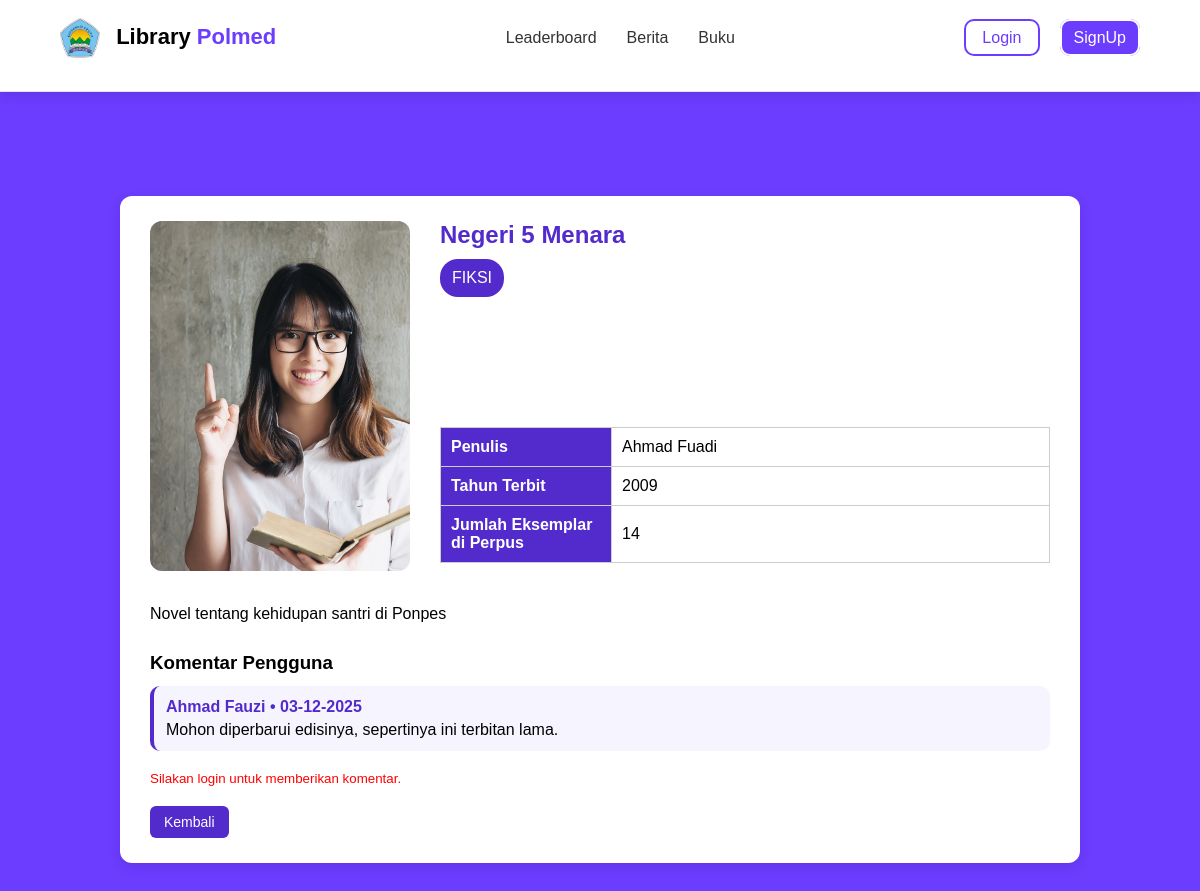
The page /buku.php?id_buku=9 on the database its author committed.
### tables this page shows
CREATE TABLE `buku` (
  `buku_id` int(11) NOT NULL,
  `judul` varchar(150) NOT NULL,
  `sampul` varchar(150) DEFAULT NULL,
  `pengarang` varchar(150) NOT NULL,
  `tahun_terbit` year(4) DEFAULT NULL,
  `kategori` set('FIKSI','NON FIKSI','PENDIDIKAN') DEFAULT NULL,
  `jumlah_eksemplar` int(3) NOT NULL,
  `deskripsi_buku` text NOT NULL
);

CREATE TABLE `komentar` (
  `komentar_id` int(11) NOT NULL,
  `nim` varchar(11) NOT NULL,
  `buku_id` int(11) NOT NULL,
  `isi_komentar` text NOT NULL,
  `tgl_komentar` datetime DEFAULT CURRENT_TIMESTAMP
);

CREATE TABLE `pengguna` (
  `nim` varchar(11) NOT NULL,
  `nama` varchar(150) NOT NULL,
  `password` varchar(150) NOT NULL,
  `foto_profile` varchar(150) DEFAULT NULL,
  `kontak` varchar(15) NOT NULL,
  `riwayat_kunjungan` float DEFAULT NULL,
  `prodi_id` int(5) DEFAULT NULL,
  `jurusan_id` int(5) DEFAULT NULL,
  `poin_aktivitas` int(5) DEFAULT NULL
);

### function.php (called while the page is built, shortened)
<?php
function detail_book($conn, $buku_id)
{
    $sql = "SELECT * FROM buku WHERE buku_id = ?";
    $stmt = mysqli_prepare($conn, $sql);
    $stmt->bind_param("s", $buku_id);
    $stmt->execute();
    $resultData = $stmt->get_result();
    return $resultData;
}

### polmed_function.php (called while the page is built, shortened)
<?php
function list_komentar_by_buku($conn, $buku_id)
{
    $sql = "SELECT k.*, u.nama FROM komentar k LEFT JOIN pengguna u ON k.nim = u.nim WHERE k.buku_id = ? ORDER BY k.tgl_komentar DESC";
    $stmt = mysqli_prepare($conn, $sql);
    $stmt->bind_param("i", $buku_id);
    $stmt->execute();
    return $stmt->get_result();
}

### buku.php (the view, shortened to what this page needs)
<?php require 'conn.php';
require_once 'function.php';
require_once 'polmed_function.php';
if (!isset($_GET['id_buku'])) {
  header('Location: index.php');
  exit();
} else {
  $id_buku = trim($_GET['id_buku']);
  $row = detail_book($conn, $id_buku)->fetch_assoc();
  $komentar = list_komentar_by_buku($conn, $id_buku);
  $isKomen = false;
  $dummyImages = [
    'GAMBAR/membaca.jpg',
    'GAMBAR/BUKU REKOMEN/ATOMIC HABITS.jpg',
    'GAMBAR/BUKU REKOMEN/BUMII MANUSIA.jpg',
    'GAMBAR/BUKU REKOMEN/LAUT BERCERITA.jpg',
    'GAMBAR/BUKU REKOMEN/PERPUSTAKAAN TENGAH MALAM.jpg',
  ];
}
?>
<!DOCTYPE html>
<html lang="en">
<head>
  <link rel="stylesheet" href="styledetail.css">
  <link rel="stylesheet" href="style1.css">
  <link rel="stylesheet" href="https://cdnjs.cloudflare.com/ajax/libs/font-awesome/6.0.0-beta3/css/all.min.css">
  <link rel="stylesheet" href="profile_modal.css">
</head>
<body>
  <nav>
    <div class="container" style="margin-top: 0px;">
      <div class="navbar">
        <div class="logo">
          <img src="GAMBAR/POLMED.png" alt="">
          Library <span>Polmed</span>
        </div>
        <div class="menu">
          <a href="index.php#leaderboard">Leaderboard</a>
          <a href="index.php#kiri">Berita</a>
          <a href="index.php#bukurekomen">Buku</a>
        </div>
        <div class="tombol">
          <?php
          if (empty($_SESSION['id_user'])) {
          ?>
            <div class="login-btn">
              <a href="login.php" class="btn">Login</a>
            </div>
            <div class="sign-up"><a href="sign-up.php">SignUp</a></div>
          <?php
          }
          ?>
        </div>
      </div>
    </div>
  </nav>
  <div class="section-title">DETAIL BUKU</div>
  <div class="container card-book-detail">
    <div class="book-header">
      <div class="left"><img src="<?= $row['sampul'] != null ? $row['sampul'] : $dummyImages[array_rand($dummyImages)] ?>" class="book-img"></div>
      <div class="right">
        <h2><?= $row['judul'] ?></h2>
        <div class="rating"><?= $row['kategori'] ?></div>
        <table>
          <tr>
            <th>Penulis</th>
            <td><?= $row['pengarang'] ?></td>
          </tr>
          <tr>
            <th>Tahun Terbit</th>
            <td><?= $row['tahun_terbit'] ?></td>
          </tr>
          <tr>
            <th>Jumlah Eksemplar di Perpus</th>
            <td><?= $row['jumlah_eksemplar'] ?></td>
          </tr>
        </table>
      </div>
    </div>
    <div class="deskripsi"><?= $row['deskripsi_buku'] ?></div>
    <div class="comment-section" id="comments-atomic">
      <h3>Komentar Pengguna</h3>
      <?php while ($kom = $komentar->fetch_assoc()) {
      ?>
        <div class="komentar-box">
          <div class="komentar-nama"><?= $kom['nama'] . " • " . date('d-m-Y', strtotime($kom['tgl_komentar'])) ?></div>
          <div class="komentar-teks"><?= $kom['isi_komentar'] ?></div>
        </div>
      <?php } ?>
      <div class="add-comment">
        <?php if (!isset($row1['nim'])) {
          echo '<small style="color: red;">Silakan login untuk memberikan komentar.</small>';
        } elseif ($isKomen) {
          echo '<small style="color: red;">Anda sudah memberikan komentar pada buku ini.</small>';
        } ?>
        <a href="index.php" class="btn-kembali">Kembali</a>
      </div>
    </div>
  </div>
</body>
</html>

### styledetail.css (style rules this page uses)
body { margin: 0; padding: 0; font-family: Poppins, sans-serif; background: #6c3cff; color: #000; opacity: 0; animation: fadeIn 1s ease forwards; }
.section-title { width: 100%; text-align: center; margin-top: 50px; margin-bottom: 10px; font-size: 22px; font-weight: 700; color: #ffffff; }
.container.card-book-detail { max-width: 900px; margin: 0 auto 50px auto; background: white; padding: 25px 30px; border-radius: 12px; box-shadow: 0 4px 12px rgba(0, 0, 0, 0.1); opacity: 0; transform: translateY(40px); animation: slideUp 0.6s ease forwards; }
.book-header { display: flex; gap: 30px; align-items: flex-start; }
.book-img { width: 260px; height: 350px; border-radius: 12px; object-fit: cover; background: #eee; transition: transform 0.4s ease; }
h2 { color: #532bcc; margin-top: 0; }
.rating { background: #532bcc; color: white; padding: 10px 12px; border-radius: 18px; display: inline-block; margin: 10px 0; margin-bottom: 130px; width: fit-content; }
.right { display: flex; flex: 1; flex-direction: column; justify-content: space-between; }
table { width: 100%; margin-top: auto; border-collapse: collapse; }
th, td { border: 1px solid #ccc; padding: 10px; }
th { background: #532bcc; color: white; text-align: left; width: 150px; }
.deskripsi { margin-top: 25px; line-height: 1.7; text-align: justify; }
.btn-kembali { margin-top: 10px; display: inline-block; padding: 8px 14px; background: #532bcc; color: white; font-size: 14px; border-radius: 6px; text-decoration: none; cursor: pointer; transition: 0.3s; width: fit-content; }
.comment-section { margin-top: 25px; }
.komentar-box, .komentar { background: #f6f4ff; padding: 12px; border-radius: 10px; margin-top: 12px; border-left: 4px solid #532bcc; }
.komentar-nama { font-weight: bold; color: #532bcc; }
.komentar-teks { margin-top: 5px; }
.add-comment { margin-top: 20px; display: flex; flex-direction: column; gap: 10px; }

### style1.css (style rules this page uses)
* { margin: 0; font-family: "Poppins", sans-serif; }
html { scroll-behavior: smooth; overflow-x: hidden; }
body { opacity: 0; animation: fadeIn 0.5s ease-in forwards; }
.container { width: 90%; max-width: 1200px; margin: 15px auto; }
nav { background: #fff; border-bottom: 1px solid #e5e5e5; position: sticky; top: 0; z-index: 1000; box-shadow: 0 4px 10px rgba(0, 0, 0, 0.1); }
.navbar { padding: 18px 0; display: flex; justify-content: space-between; align-items: center; }
.logo { font-size: 22px; font-weight: bold; }
.logo span { color: #6c3cff; }
.logo img { width: 40px; height: 40px; margin-right: 10px; vertical-align: middle; }
.menu { display: flex; gap: 30px; }
.menu a { text-decoration: none; color: #333; font-size: 16px; font-weight: 500; }
.tombol { display: flex; gap: 20px; }
.tombol a { color: #6c3cff; border: 2px solid #6c3cff; border-radius: 10px; padding: 8px 16px; text-decoration: none; }
.sign-up a { background: #6c3cff; color: #fff; padding: 8px 12px; border: 2px solid #fff; }

### profile_modal.css (style rules this page uses)
.section-title { text-align: center; font-size: 30px; font-weight: 700; color: #6c3cff; margin: 40px 0 30px; }

### rows shown on the page
buku: judul "Negeri 5 Menara", kategori "FIKSI", pengarang "Ahmad Fuadi", tahun_terbit "2009", jumlah_eksemplar "14", deskripsi_buku "Novel tentang kehidupan santri di Ponpes"
komentar: nim.nama "Ahmad Fauzi", tgl_komentar "03-12-2025", isi_komentar "Mohon diperbarui edisinya, sepertinya ini terbitan lama."
